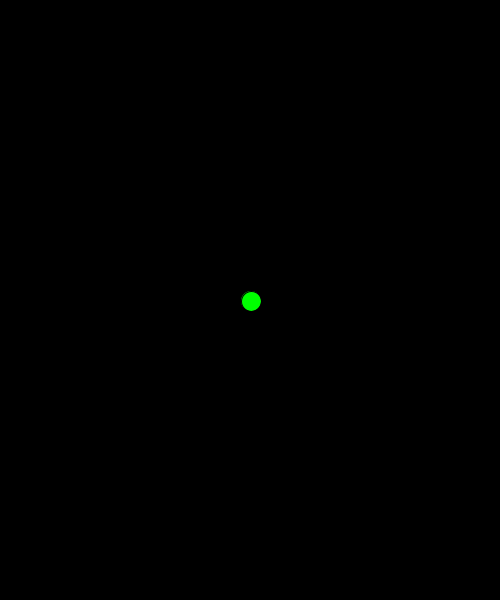
Frame 1 (no input)
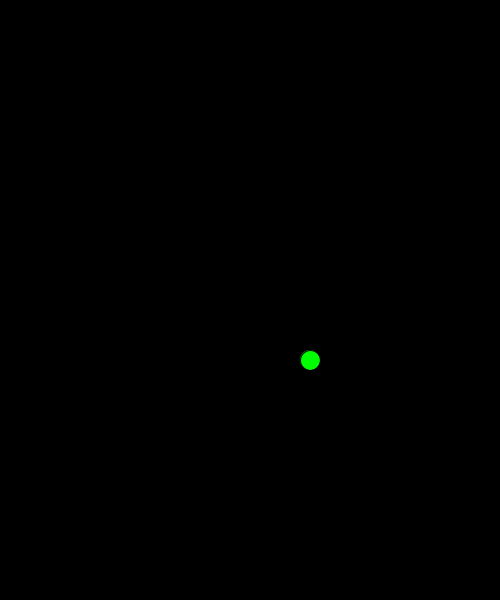
Frame 60 (the mouse pressed at the canvas centre just before this capture)
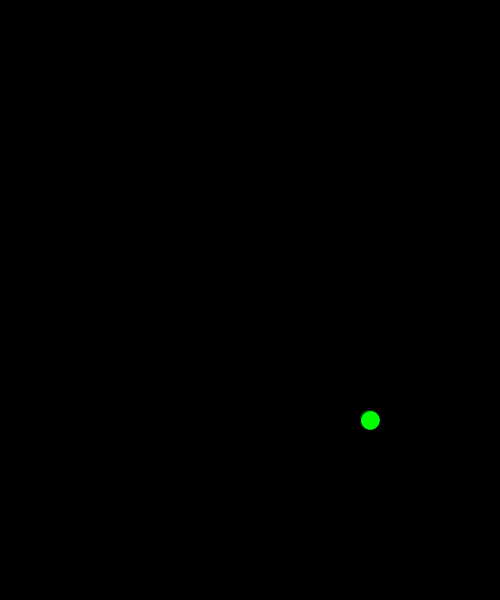
Frame 120 (the mouse held since frame 60 and released just before this capture)

The Processing sketch that drew these frames (run headless with seeded random() and noise(); from frame 60 on, the mouse is pressed at the canvas centre):

// Processing sketch: ClassObjects_Alternate
// ── ClassObjects_Alternate.pde
// Creating a Class Variable
Ball myBall;
Ball yourBall;
float ballStartX, ballStartY;

void setup() {
  size (500, 600);
  ballStartX = width*1/2;
  ballStartY = height*1/2;
  println (ballStartX);
  //
  // Using Ratios and Variables
  myBall = new Ball(ballStartX, ballStartY, color(0, 255, 0)); //Change X & Y to ratios
  //
  // Passsing Numbers, not best practice
  yourBall = new Ball(200, 200, color(0, 255, 0)); //of width and height
}

void draw() {
  background(0);
  
  myBall.step();
  yourBall.step();
  
  myBall.draw();
  //yourBall.draw();
  
} //Empty void Draw()

// ── Ball.pde
class Ball {
  //Variable Declaration & Assignment, notice that inside object, variable are not Class-Referenced by delimiter
  float x;
  float y;
  float diameter;
  color colour;
  float xSpeed;
  float ySpeed;

  Ball (float x, float y, color myColour) { //Constructor
    this.x = x;
    println("Inside Class, x", x);
    this.y = y;
    diameter = 20;
    colour = myColour;
    xSpeed = 1;
    ySpeed = 1;
  } //End of Constructor

  void step () {
    //Next Step of Ball
    x += xSpeed;
    y += ySpeed;

    //Collision with Canvas Boundaries
    if (x+xSpeed < 0 || x+xSpeed > width) { 
      xSpeed *= -1; //Alternating Geomteric Sequence
    }
    if (y+ySpeed < 0 || y+ySpeed > height) {
      ySpeed *= -1; //Alternating Geomteric Sequence
    }
  } //End of step
  //
  void draw () {
    fill(colour);
    ellipse(x, y, diameter, diameter);
  } // End of draw()
  //
} //End of Class Ball
